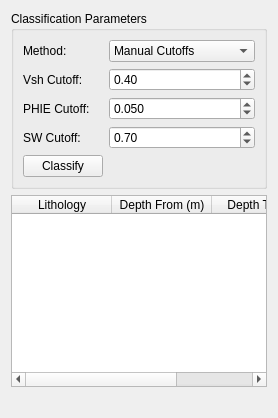
<widget class="QWidget" name="lithologyTab">
<layout class="QVBoxLayout" name="lithoVLayout">
<item><widget class="QGroupBox" name="lithoCutoffGroup">
<property name="title"><string>Classification Parameters</string></property>
<layout class="QFormLayout" name="lithoFormLayout">
<item row="0" column="0"><widget class="QLabel" name="lithoMethodLbl">
<property name="text"><string>Method:</string></property>
</widget></item>
<item row="0" column="1"><widget class="QComboBox" name="lithoMethodCombo">
<property name="toolTip"><string>Lithology classification method</string></property>
<item><property name="text"><string>Manual Cutoffs</string></property></item>
<item><property name="text"><string>Machine Learning</string></property></item>
<item><property name="text"><string>Probabilistic</string></property></item>
</widget></item>
<item row="1" column="0"><widget class="QLabel" name="lithoVshCutLbl">
<property name="text"><string>Vsh Cutoff:</string></property>
</widget></item>
<item row="1" column="1"><widget class="QDoubleSpinBox" name="lithoVshCutSpin">
<property name="minimum"><double>0.0</double></property>
<property name="maximum"><double>1.0</double></property>
<property name="value"><double>0.4</double></property>
<property name="decimals"><number>2</number></property>
<property name="toolTip"><string>Vsh cutoff for shale classification</string></property>
</widget></item>
<item row="2" column="0"><widget class="QLabel" name="lithoPhieCutLbl">
<property name="text"><string>PHIE Cutoff:</string></property>
</widget></item>
<item row="2" column="1"><widget class="QDoubleSpinBox" name="lithoPhieCutSpin">
<property name="minimum"><double>0.0</double></property>
<property name="maximum"><double>0.5</double></property>
<property name="value"><double>0.05</double></property>
<property name="decimals"><number>3</number></property>
<property name="toolTip"><string>PHIE cutoff for reservoir classification</string></property>
</widget></item>
<item row="3" column="0"><widget class="QLabel" name="lithoSwCutLbl">
<property name="text"><string>SW Cutoff:</string></property>
</widget></item>
<item row="3" column="1"><widget class="QDoubleSpinBox" name="lithoSwCutSpin">
<property name="minimum"><double>0.0</double></property>
<property name="maximum"><double>1.0</double></property>
<property name="value"><double>0.7</double></property>
<property name="decimals"><number>2</number></property>
<property name="toolTip"><string>SW cutoff for net pay classification</string></property>
</widget></item>
<item row="4" column="0"><widget class="QPushButton" name="lithoClassifyBtn">
<property name="text"><string>Classify</string></property>
<property name="toolTip"><string>Run lithology classification</string></property>
</widget></item>
</layout>
</widget></item>
<item><widget class="QTableWidget" name="lithoResultsTable">
<property name="rowCount"><number>0</number></property>
<property name="columnCount"><number>3</number></property>
<property name="toolTip"><string>Lithology classification results</string></property>
<column><property name="text"><string>Lithology</string></property></column>
<column><property name="text"><string>Depth From (m)</string></property></column>
<column><property name="text"><string>Depth To (m)</string></property></column>
</widget></item>
<item><spacer><property name="orientation"><enum>Qt::Vertical</enum></property><property name="sizeHint" stdset="0"><size><width>20</width><height>20</height></size></property></spacer></item>
</layout>
<attribute name="title"><string>Lithology</string></attribute></widget>
